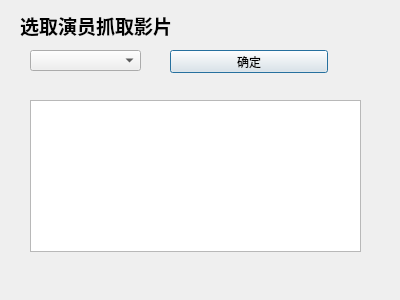
<?xml version="1.0" encoding="UTF-8"?>
<ui version="4.0">
 <class>Dialog</class>
 <widget class="QDialog" name="Dialog">
  <property name="geometry">
   <rect>
    <x>0</x>
    <y>0</y>
    <width>400</width>
    <height>300</height>
   </rect>
  </property>
  <property name="windowTitle">
   <string>Dialog</string>
  </property>
  <widget class="QComboBox" name="actor_list">
   <property name="geometry">
    <rect>
     <x>30</x>
     <y>50</y>
     <width>111</width>
     <height>21</height>
    </rect>
   </property>
  </widget>
  <widget class="QLabel" name="label">
   <property name="geometry">
    <rect>
     <x>20</x>
     <y>10</y>
     <width>158</width>
     <height>31</height>
    </rect>
   </property>
   <property name="font">
    <font>
     <pointsize>14</pointsize>
     <bold>true</bold>
    </font>
   </property>
   <property name="text">
    <string>选取演员抓取影片</string>
   </property>
  </widget>
  <widget class="QPushButton" name="go_btn">
   <property name="geometry">
    <rect>
     <x>170</x>
     <y>50</y>
     <width>158</width>
     <height>23</height>
    </rect>
   </property>
   <property name="text">
    <string>确定</string>
   </property>
  </widget>
  <widget class="QTextBrowser" name="log_area">
   <property name="geometry">
    <rect>
     <x>30</x>
     <y>100</y>
     <width>331</width>
     <height>152</height>
    </rect>
   </property>
  </widget>
 </widget>
 <resources/>
 <connections/>
</ui>
